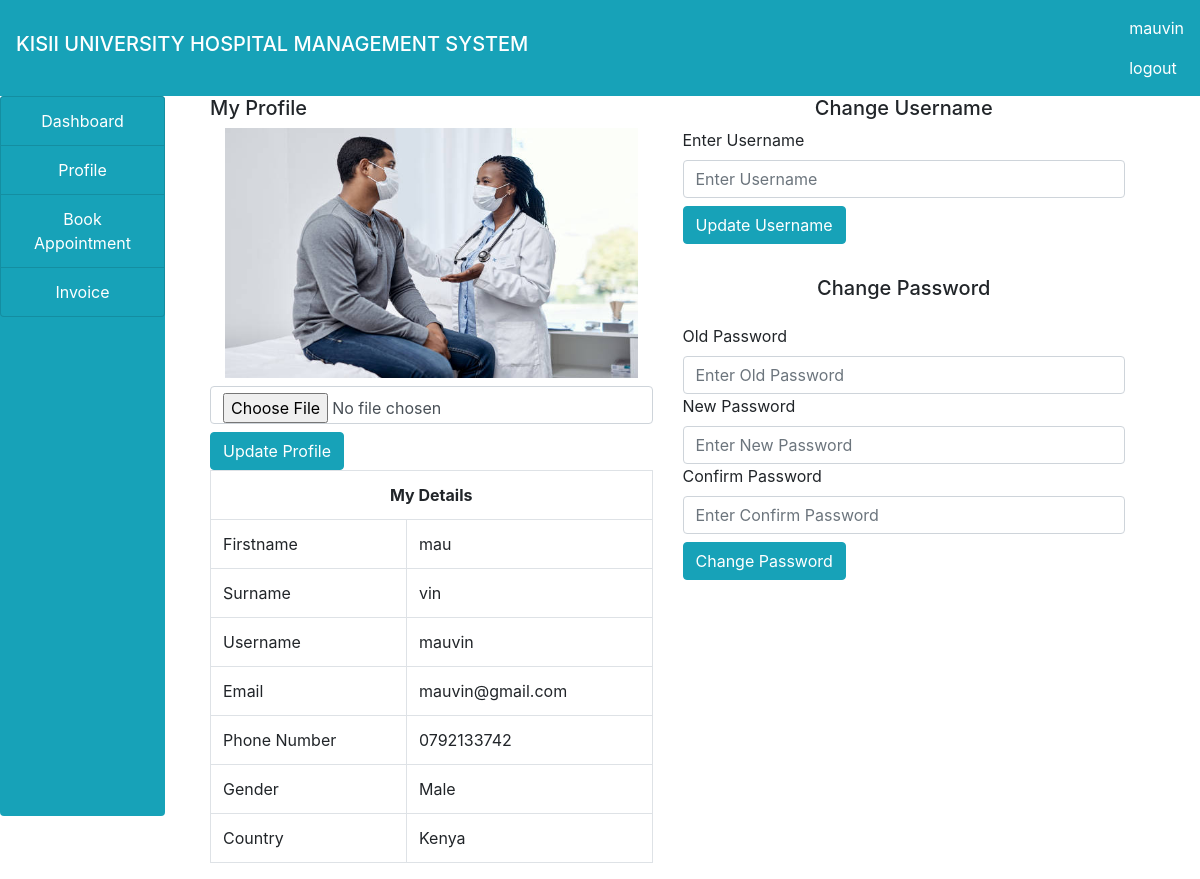
The app's page /patient/profile.php (signed in) with its own data.
### tables this page shows
CREATE TABLE IF NOT EXISTS `patient` (
  `id` int(100) NOT NULL AUTO_INCREMENT,
  `firstname` varchar(100) NOT NULL,
  `surname` varchar(100) NOT NULL,
  `username` varchar(100) NOT NULL,
  `email` varchar(100) NOT NULL,
  `phone` varchar(100) NOT NULL,
  `gender` varchar(100) NOT NULL,
  `country` varchar(100) NOT NULL,
  `password` varchar(100) NOT NULL,
  `date_reg` varchar(100) NOT NULL,
  `profile` varchar(100) NOT NULL,
  PRIMARY KEY (`id`)
);

### patient/profile.php (the view, shortened to what this page needs)
<!DOCTYPE html>
<html>
<head>
</head>
<body>
	<?php
		include("../include/header.php");
		include("../include/connection.php");
	?>
	<div class="container-fluid">
		<div class="col-md-12">
			<div class="row">
				<div class="col-md-2" style="margin-left: -30px;">
					<?php
						include("sidenav.php");
						$patient = $_SESSION['patient'];
						$query = "SELECT * FROM patient WHERE username='$patient'";
						$res = mysqli_query($connect,$query);
						$row = mysqli_fetch_array($res);
					?>
				</div>
				<div class="col-md-10">
					<div class="col-md-12">
						<div class="row">
							<div class="col-md-6">
								<h5>My Profile</h5>
								<form method="post" enctype="multipart/form-data">
									<?php
										echo "<img src='img/".$row['profile']."' class='col-md-12' style='height: 250px;'>";
									?>
									<input type="file" name="img" class="form-control my-2">
									<input type="submit" name="upload" class="btn btn-info" value="Update Profile">
								</form>
								<table class="table table-bordered">
									<tr>
										<th colspan="2" class="text-center">My Details</th>
									</tr>
									<tr>
										<td>Firstname</td>
										<td><?php echo $row['firstname'];?></td>
									</tr>
									<tr>
										<td>Surname</td>
										<td><?php echo $row['surname'];?></td>
									</tr>
									<tr>
										<td>Username</td>
										<td><?php echo $row['username'];?></td>
									</tr>
									<tr>
										<td>Email</td>
										<td><?php echo $row['email'];?></td>
									</tr>
									<tr>
										<td>Phone Number</td>
										<td><?php echo $row['phone'];?></td>
									</tr>
									<tr>
										<td>Gender</td>
										<td><?php echo $row['gender'];?></td>
									</tr>
									<tr>
										<td>Country</td>
										<td><?php echo $row['country'];?></td>
									</tr>
								</table>
							</div>
							<div class="col-md-6">
								<h5 class="text-center">Change Username</h5>
								<form method="post">
									<label>Enter Username</label>
									<input type="text" name="uname" class="form-control" autocomplete="off" placeholder="Enter Username">
									<input type="submit" name="update" class="btn btn-info my-2" value="Update Username">
								</form>
								<h5 class="my-4 text-center">Change Password</h5>
								<form method="post">
									<label>Old Password</label>
									<input type="password" name="old_pass" class="form-control" autocomplete="off" placeholder="Enter Old Password">
									<label>New Password</label>
									<input type="password" name="new_pass" class="form-control" autocomplete="off" placeholder="Enter New Password">
									<label>Confirm Password</label>
									<input type="password" name="con_pass" class="form-control" autocomplete="off" placeholder="Enter Confirm Password">
									<input type="submit" name="change" class="btn btn-info my-2" value="Change Password">
								</form>
							</div>
						</div>
					</div>
				</div>
			</div>
		</div>
	</div>
</body>
</html>

### records on screen
patient: profile (picture), firstname "mau", surname "vin", username "mauvin", email "mauvin@gmail.com", phone "0792133742", gender "Male", country "Kenya"

### other values on screen
$user "mauvin"
